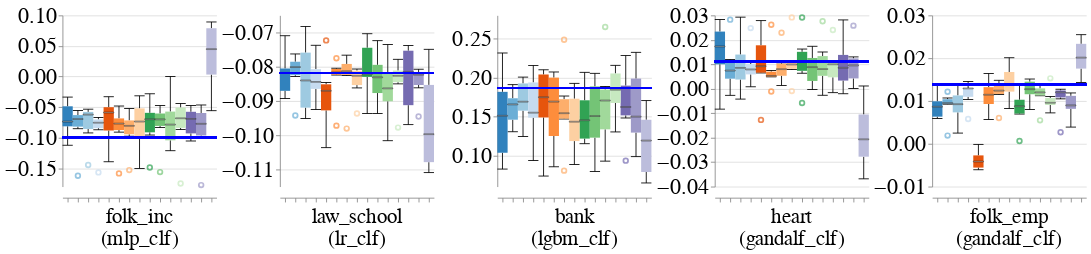

Notebook code for this chart:
### Markdown cell above
### Disparity Metrics

### Code cell
create_bar_charts_for_diff_imputers_and_datasets(train_injection_scenario='MNAR3',
                                                test_injection_scenario='MNAR3',
                                                dataset_to_group=DATASETS_SENSITIVE_ATTRS,
                                                metric_name='Equalized_Odds_TPR',
                                                db_client=db_client)

### Figure 1 — Vega-Lite specification as saved in the notebook (floating-point values rounded to 4 significant figures; data arrays with more than 128 entries replaced by an {"elided": "..."} marker saying what was removed)
{"config": {"view": {"continuousWidth": 400, "continuousHeight": 300, "stroke": null}, "axis": {"labelFontSize": 26, "labelFontWeight": "normal", "titleFontSize": 28, "titleFontWeight": "normal"}, "facet": {"spacing": 5}, "header": {"labelFontSize": 24, "labelOrient": "bottom", "labelPadding": 5, "titleFontSize": 28}, "legend": {"columns": 4, "direction": "horizontal", "labelFontSize": 28, "labelLimit": 400, "orient": "top", "symbolOffset": 50, "symbolStrokeWidth": 10, "titleAnchor": "middle", "titleFontSize": 30, "titleLimit": 300}, "title": {"fontSize": 28}}, "data": {"name": "data-78dcbd0502289cb6e25b8b9ebca0195f"}, "facet": {"column": {"field": "Dataset_Name_With_Model_Name", "sort": {"field": "Dataset_Sequence_Number", "order": "ascending"}, "title": null, "type": "nominal"}}, "spec": {"layer": [{"mark": {"type": "boxplot", "median": {"stroke": "black", "strokeWidth": 0.7}, "size": 12, "ticks": true}, "encoding": {"color": {"field": "Null_Imputer_Name", "legend": null, "scale": {"scheme": "category20c"}, "sort": ["deletion", "median-mode", "median-dummy", "miss_forest", "k_means_clustering", "datawig", "automl", "nomi", "tdm", "edit_gain", "gain", "hivae", "notmiwae", "mnar_pvae"], "title": null, "type": "nominal"}, "x": {"axis": {"labels": false}, "field": "Null_Imputer_Name", "sort": ["deletion", "median-mode", "median-dummy", "miss_forest", "k_means_clustering", "datawig", "automl", "nomi", "tdm", "edit_gain", "gain", "hivae", "notmiwae", "mnar_pvae"], "title": null, "type": "nominal"}, "y": {"field": "Metric_Value", "scale": {"zero": false}, "title": null, "type": "quantitative"}}}, {"mark": "rule", "encoding": {"color": {"value": "blue"}, "size": {"value": 2}, "y": {"field": "Baseline_Median", "type": "quantitative"}}}], "height": 200, "width": 180}, "resolve": {"scale": {"y": "independent"}}, "$schema": "https://vega.github.io/schema/vega-lite/v4.17.0.json", "datasets": {"data-78dcbd0502289cb6e25b8b9ebca0195f": {"elided": "450 records"}}}
